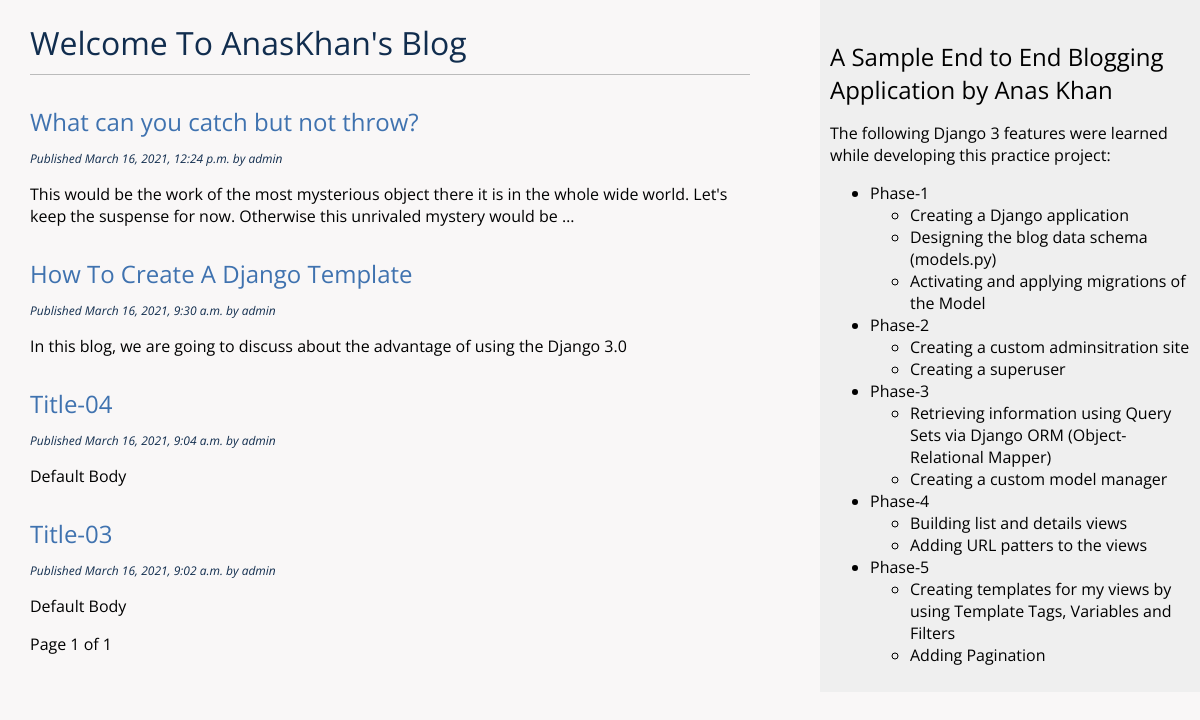
The page /blog/ on the database as committed earlier.
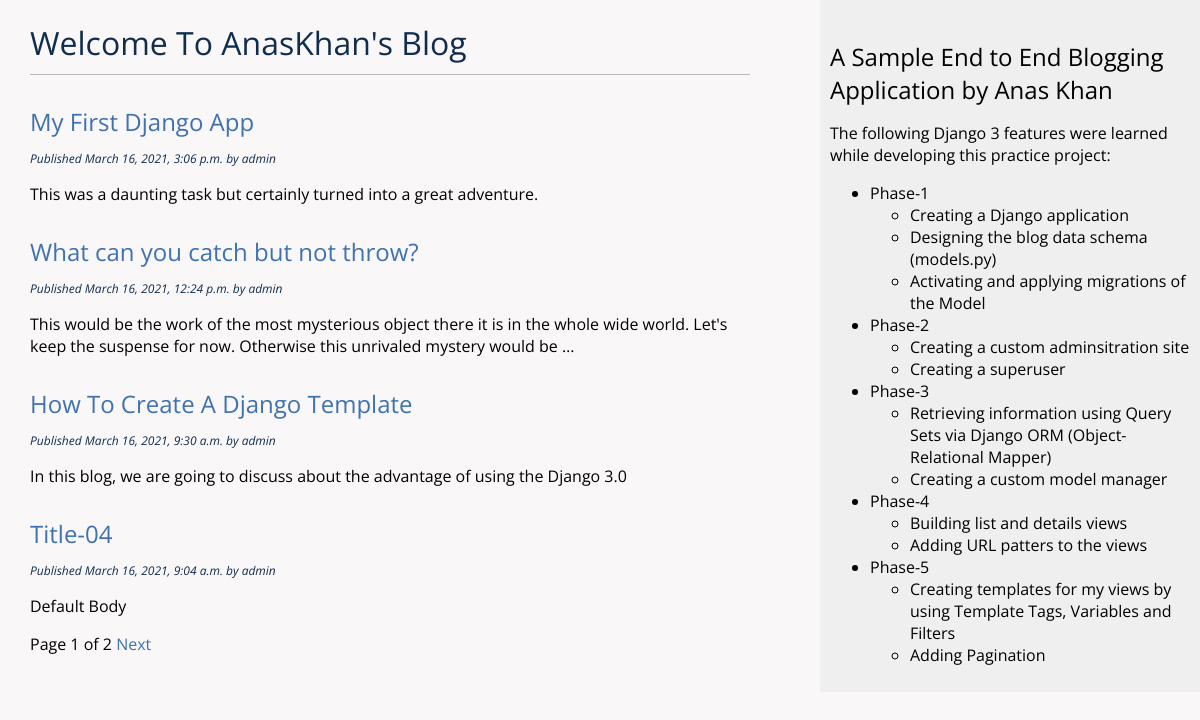
The same page on the database as committed later.
### blog/models.py (models this page shows, shortened)
class Post (models.Model):
    STATUS_CHOICES = (
        ('draft', 'Draft'),
        ('published', 'Published'),
    )
    title = models.CharField(max_length=250)
    slug = models.SlugField(max_length=250,
                            unique_for_date='publish')
    author = models.ForeignKey(User,
                               on_delete=models.CASCADE,
                               related_name = 'blog_posts'
    )
    body = models.TextField(default='Default Body')
    publish = models.DateTimeField(default=timezone.now)
    created = models.DateTimeField(auto_now_add=True)
    updated = models.DateTimeField(auto_now=True)
    satus = models.CharField(max_length=10,
                             choices=STATUS_CHOICES,
                             default='draft')
    objects = models.Manager() # The default manager.
    objects_published = PublishedManager() #my custom manager
    class Meta:
        ordering = ('-publish',)
    def get_absolute_url(self):
        return reverse('blog:post_detail',
                       args=[self.publish.year,
                             self.publish.month,
                             self.publish.day,
                             self.slug])

### blog/views.py (the view)
# urls.py: path('', views.post_list, name='post_list'),
def post_list(request):
    object_list = Post.objects_published.all()
    paginator = Paginator(object_list, 4) # 4 posts in each page
    page = request.GET.get('page')
    try:
        posts = paginator.page(page)
    except PageNotAnInteger:
        posts = paginator.page(1)
    except EmptyPage:
        posts = paginator.page(paginator.num_pages)
    return render(request,
                  'blog/post/list.html',
                  {'posts':posts})

### blog/models.py (called while the page is built)
    def get_queryset(self):
        return super().get_queryset().filter(satus='published')

### blog/templates/blog/post/list.html (shortened to what this page needs)
{% extends "blog/base.html" %}
{% block content %}
    <h1>Welcome To AnasKhan's Blog</h1>
        {% for post in posts %}
            <h2>
                <a href="{{ post.get_absolute_url }}">
                    {{post.title}}
                </a>
            </h2>
            <p class="date">
                Published {{ post.publish }} by {{ post.author }}
            </p>
            {{post.body | truncatewords:30 | linebreaks }}
        {% endfor %}
        {% include "pagination.html" with page=posts %}
{% endblock %}

Rows that differ between the two databases and show on the page:
no longer on this page (row unchanged): Post: title "Title-03", publish "March 16, 2021, 9:02 a.m.", author "admin", body "Default Body"
added Post: title "My First Django App", publish "March 16, 2021, 3:06 p.m.", author "admin", body "This was a daunting task but certainly turned into a great adventure."
Other text that changed with them:
{{ page.paginator.num_pages }}: "1" → "2"
text now shown: "Next"
